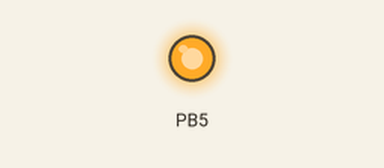
Simulated run of this program. Board: ATtiny85, built with avr-gcc and run on an emulated ATtiny85. On the bench: output pins drawn as LEDs (lit = HIGH).

Above: at 0.5 s.
At 5.0 s:
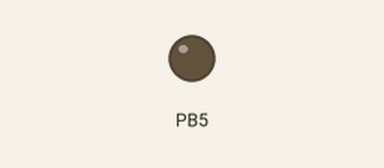
Timing chart, 0 to 6.9 s (numbered marks = the images above):
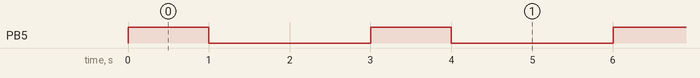

The program:

main.c
```c
/*
 * GPIO_REQ9.c
 *
 * Created: 1/18/2020 9:18:59 PM
 * Author : A_ayman
 */


#include "gpio.h"
#include "std_types.h"
#include "registers.h"
#include "led.h"
#include "softwareDelay.h"


void periodic_state_machine(void)
{
	static uint8_t machine_no=0;
	switch(machine_no)
	{
		case(0):
		Led_Off(LED_2);
		Led_On(LED_1);         // it means go..
		SwDelay_ms(1000);
		machine_no=1;
		break;
		case (1):
		Led_Off(LED_1);
		Led_On(LED_3);        // it means stop.
		SwDelay_ms(1000);
		machine_no=2;
		break;
		case (2):
		Led_Off(LED_3);
		Led_On(LED_2);
		SwDelay_ms(1000);     // it means get ready.
		machine_no=0;
		break;
		default:
		break;

	}


}


int main(void)
{
    /* Replace with your application code */
	Led_Init(LED_1);
	Led_Init(LED_2);
	Led_Init(LED_3);
    while (1)
    {
		periodic_state_machine();
    }
}
```

led.c
```c
/*
 * led.c
 *
 * Created: 1/18/2020 3:11:23 PM
 *  Author: A_ayman
 */

#include "led.h"
#include "gpio.h"
/* This function is used to configure the direction of the led Pins as OUTPUT*/
/* Based on gpioPinDirection function */
void Led_Init(En_LedNumber_t en_led_id)
{
	switch (en_led_id)
	{
		case LED_0:
		{
			gpioPinDirection(LED_0_GPIO, LED_0_BIT, OUTPUT);
			break;
		}
		case LED_1:
		{
			gpioPinDirection(LED_1_GPIO, LED_1_BIT, OUTPUT);
			break;
		}
		case LED_2:
		{
			gpioPinDirection(LED_2_GPIO, LED_2_BIT, OUTPUT);
			break;
		}
		case LED_3:
		{
			gpioPinDirection(LED_3_GPIO, LED_3_BIT, OUTPUT);
			break;
		}
		default :
		break;
	}
}

/* This function is implemented to choose which led we want to turn on by sending its number*/
/* Based on gpioPinwrite function with HIGH value*/
void Led_On(En_LedNumber_t en_led_id)
{
	switch (en_led_id)
	{
		case LED_0:
		{
			 gpioPinWrite(LED_0_GPIO,LED_0_BIT, HIGH);
			break;
		}
		case LED_1:
		{
			 gpioPinWrite(LED_1_GPIO,LED_1_BIT, HIGH);
			break;
		}
		case LED_2:
		{
			 gpioPinWrite(LED_2_GPIO,LED_2_BIT, HIGH);
			break;
		}
		case LED_3:
		{
			 gpioPinWrite(LED_3_GPIO,LED_3_BIT,HIGH);

			break;
		}
		default :
		break;
	}
}

/* This function is implemented to choose which led we want to turn off by sending its number*/
/* Based on gpioPinwrite function with LAW value*/
void Led_Off(En_LedNumber_t en_led_id)
{
	switch (en_led_id)
	{
		case LED_0:
		{
			gpioPinWrite(LED_0_GPIO,LED_0_BIT, LOW);
			break;
		}
		case LED_1:
		{
			gpioPinWrite(LED_1_GPIO,LED_1_BIT, LOW);
			break;
		}
		case LED_2:
		{
			gpioPinWrite(LED_2_GPIO,LED_2_BIT, LOW);
			break;
		}
		case LED_3:
		{
			gpioPinWrite(LED_3_GPIO,LED_3_BIT,LOW);
			break;
		}
		default :
		break;
	}
}

/* This function is implemented to choose which led we want to toggle by sending its number*/
/* Based on gpioPinToggle function*/
void Led_Toggle(En_LedNumber_t en_led_id)
{
	switch (en_led_id)
	{
		case LED_0:
		{
			gpioPinToggle(LED_0_GPIO,LED_0_BIT);
			break;
		}
		case LED_1:
		{
			gpioPinToggle(LED_1_GPIO,LED_1_BIT);
			break;
		}
		case LED_2:
		{
			gpioPinToggle(LED_2_GPIO,LED_2_BIT);
			break;
		}
		case LED_3:
		{
			gpioPinToggle(LED_3_GPIO,LED_3_BIT);
			break;
		}
		default :
		break;
	}
}
```

led.h
```c
 /*
 * led.h
 *
 *  Created on: Oct 21, 2019
 *      Author: Sprints
 */

#ifndef LED_H_
#define LED_H_

#include "gpio.h"
#include "std_types.h"
#include "ledConfig.h"

typedef enum En_LedNumber_t{
	LED_0,
	LED_1,
	LED_2,
	LED_3
}En_LedNumber_t;

/**
 * Description: Initialize the LED_x (where x 0, 1, 2, 3) as output
 * @param led_id: The led to be initialized and it takes
 * 				  one of the enum (En_LedNumber_t) parameters
 *
 */
void Led_Init(En_LedNumber_t en_led_id);
/**
 * Description: Change the LED_x state (where x 0, 1, 2, 3) to be on
 * @param led_id: The led to be initialized and it takes
 * 				  one of the enum (En_LedNumber_t) parameters
 *
 */
void Led_On(En_LedNumber_t en_led_id);
/**
 * Description: Change the LED_x state (where x 0, 1, 2, 3) to be off
 * @param led_id: The led to be initialized and it takes
 * 				  one of the enum (En_LedNumber_t) parameters
 *
 */
void Led_Off(En_LedNumber_t en_led_id);
/**
 * Description: Toggle the LED_x state (where x 0, 1, 2, 3)
 * @param led_id: The led to be initialized and it takes
 * 				  one of the enum (En_LedNumber_t) parameters
 *
 */
void Led_Toggle(En_LedNumber_t en_led_id);


#endif /* LED_H_ */
```

softwareDelay.c
```c
/*
 * softwareDelay.c
 *
 * Created: 1/18/2020 2:48:30 PM
 *  Author: A_ayman
 */
#include "softwareDelay.h"

void SwDelay_ms(uint32_t n)
{
	/*/ this function will give you a delay of 1 ms if your frequency is 8 MHZ  */
	/*	                                   of 2 ms if your frequency is 4 MHZ    */
	/*  for each n delay it will give you n ms */
   /* the value of internal_iteration_NO may be less than or greater than the value i choose */
	/* because of the context switching between functions and how much time does it take. */
	/*
	/*/
	volatile uint32_t z=0;
   uint16_t j=0;
	uint32_t i=0;

	for(i=0; i<n;i++)
	{
		for( j=0; j<internal_iteration_NO;j++) //the number of internal iteration related to the kindd of the command and how many cycles does it take.
		{
			z++; //it can be any instruction Just for not making the compiler ignore the loop.

		}
	}
}
```

softwareDelay.h
```c
/*
 * softwareDelay.h
 *
 * Created: 1/18/2020 4:05:17 PM
 *  Author: A_ayman
 */
#include "std_types.h"

#ifndef SOFTWAREDELAY_H_
#define SOFTWAREDELAY_H_
#define internal_iteration_NO 333
void SwDelay_ms(uint32_t n);


#endif /* SOFTWAREDELAY_H_ */
```

ledConfig.h
```c
/*
 * ledConfig.h
 *
 *  Created on: Oct 21, 2019
 *      Author: Sprints
 */

#ifndef LEDCONFIG_H_
#define LEDCONFIG_H_

#include "gpio.h"

/*
 * This macro define the maximum used leds
 */
#define LED_MAX_NUM	(4)

/*
 * LED_x_GPIO and LED_x_BIT
 * where x is the led identifier
 */
#define LED_0_GPIO	(GPIOB)
#define LED_0_BIT	(BIT4)

#define LED_1_GPIO	(GPIOB)
#define LED_1_BIT	(BIT5)

#define LED_2_GPIO	(GPIOB)
#define LED_2_BIT	(BIT6)

#define LED_3_GPIO	(GPIOB)
#define LED_3_BIT	(BIT7)


#endif /* LEDCONFIG_H_ */
```

gpio.c
```c
/*
 * gpio.c
 *
 * Created: 1/18/2020 12:42:37 AM
 *  Author: A_ayman
 * Latest version.
 */
#include "gpio.h"
#include "registers.h"

/* This function determines the PORTx Direction either INPUT or OUTPUT by assigning that value to the PORTx DIR*/
void gpioPortDirection(uint8_t u8_port, uint8_t u8_direction)
{
	 switch(u8_port)
	 {
		 case GPIOA: PORTA_DIR = u8_direction;break;
		 case GPIOB: PORTB_DIR = u8_direction;break;
		 case GPIOC: PORTC_DIR = u8_direction;break;
		 case GPIOD: PORTD_DIR = u8_direction;break;
		 default: break;
	 }
}

/* This function assign the PORTx Data with the desired value */

void gpioPortWrite(uint8_t u8_port, uint8_t u8_value)
{
	switch(u8_port)
	{
		case GPIOA: PORTA_DATA = u8_value;break;
		case GPIOB: PORTB_DATA = u8_value;break;
		case GPIOC: PORTC_DATA = u8_value;break;
		case GPIOD: PORTD_DATA = u8_value;break;
		default:break;
	}
}

/* This function toggling the PORTx DATA by XORing the value of the PORTx DATA with 0xff */

void gpioPortToggle(uint8_t u8_port)
{
	switch(u8_port)
	{
		case GPIOA: PORTA_DATA ^= (0xff);break;
		case GPIOB: PORTB_DATA ^= (0xff);break;
		case GPIOC: PORTC_DATA ^= (0xff);break;
		case GPIOD: PORTD_DATA ^= (0xff);break;
		default: break;
	}
}

/* This function only get the stored value in the PORTx PIN and returns it */

uint8_t gpioPortRead(uint8_t u8_port)
{
	uint8_t port_value=-1;
	switch(u8_port)
	{
		case GPIOA: port_value = PORTA_PIN;break;
		case GPIOB: port_value = PORTB_PIN;break;
		case GPIOC: port_value = PORTC_PIN;break;
		case GPIOD: port_value = PORTD_PIN;break;
		default: break;
	}
	return port_value;
}

/* This function determine the direction of a specific Pin or pins by ANDing the PORTx Direction with NOT Pins Mask if the Required Direction is INPUT */
/* and ORing the PORTx Direction with Pins Mask if the Required Direction is OUTPUT */

void gpioPinDirection(uint8_t u8_port, uint8_t u8_pins, uint8_t u8_direction)
{
	if( u8_direction == INPUT)
	{
		switch(u8_port)
		{
			case GPIOA: PORTA_DIR &= ~(u8_pins);break;
			case GPIOB: PORTB_DIR &= ~(u8_pins);break;
			case GPIOC: PORTC_DIR &= ~(u8_pins);break;
			case GPIOD: PORTD_DIR &= ~(u8_pins);break;
			default: break;
		}
	}

	else if( u8_direction == OUTPUT)
	{
		switch(u8_port)
		{
			case GPIOA: PORTA_DIR |= (u8_pins);break;
			case GPIOB: PORTB_DIR |= (u8_pins);break;
			case GPIOC: PORTC_DIR |= (u8_pins);break;
			case GPIOD: PORTD_DIR |= (u8_pins);break;
			default: break;
		}
	}
}

/* This function based on clearing the required Pins int the port by ANDing the PORTx DATA with NOT Pin mask*/
/* After that we make sure of the value by ANDing the Pin Mask with the desired value*/
/* Finally ORing PORTx DATA with the value*/
void gpioPinWrite(uint8_t u8_port, uint8_t u8_pins, uint8_t u8_value)
{
	uint8_t temp_reg;
	switch(u8_port)
	{
		case GPIOA:
		{
			 temp_reg = PORTA_DATA & ~(u8_pins);
			 u8_value = (u8_pins & u8_value);
			 PORTA_DATA = temp_reg |u8_value ;
			 break;
		}
		case GPIOB:
		{
			temp_reg = PORTB_DATA & ~(u8_pins);
			u8_value = (u8_pins & u8_value);
			PORTB_DATA = temp_reg | ( u8_value);
			break;
		}
		case GPIOC:
		{
			temp_reg = PORTC_DATA & ~(u8_pins);
			u8_value = (u8_pins & u8_value);
			PORTC_DATA = temp_reg | ( u8_value);
			break;
		}
		case GPIOD:
		{
			temp_reg = PORTD_DATA & ~(u8_pins);
			u8_value =(u8_pins & u8_value);
			PORTD_DATA = temp_reg | (u8_value);
			break;
		}
		default: break;
	}
}
/* When you XORing PORTx DATA value withe the required Pin to toggle, that changes only the value of the required Pin*/
void gpioPinToggle(uint8_t u8_port, uint8_t u8_pins)
{
	switch(u8_port)
	{
		case GPIOA: PORTA_DATA ^= u8_pins;break;
		case GPIOB: PORTB_DATA ^= u8_pins;break;
		case GPIOC: PORTC_DATA ^= u8_pins;break;
		case GPIOD: PORTD_DATA ^= u8_pins;break;
		default: break;
	}
}

/* When you anding PORTx PIN value withe the required Pin to read it returns either 0 or pin number*/
/* we consider 0 as Low and any other value as High*/
uint8_t gpioPinRead(uint8_t u8_port, uint8_t u8_pin)
{
	uint8_t u8_pin_value=-1;
	switch(u8_port)
	{
		case GPIOA: u8_pin_value = (PORTA_PIN & u8_pin);break;
		case GPIOB: u8_pin_value = (PORTB_PIN & u8_pin);break;
		case GPIOC: u8_pin_value = (PORTC_PIN & u8_pin);break;
		case GPIOD: u8_pin_value = (PORTD_PIN & u8_pin);break;
		default:break;
	}
	if(u8_pin_value == 0)
		return LOW;
	else
		return HIGH;
}
```

gpio.h
```c
/*
 * gpio.h
 *
 *  Created on: Oct 21, 2019
 *      Author: Sprints
 */

#ifndef GPIO_H_
#define GPIO_H_

#include "std_types.h"
#include "registers.h"


#define GPIOA	0
#define GPIOB	1
#define GPIOC	2
#define GPIOD	3

/************************************************************************/
/*				 Enum for defining bit numbers                          */
/************************************************************************/
typedef enum EN_bits_t
{
	BIT0 = 0x01,	// defines BIT0 in a register
	BIT1 = 0x02,	// defines BIT1 in a register
	BIT2 = 0x04,	// defines BIT2 in a register
	BIT3 = 0x08,	// defines BIT3 in a register
	BIT4 = 0x10,	// defines BIT4 in a register
	BIT5 = 0x20,	// defines BIT5 in a register
	BIT6 = 0x40,	// defines BIT6 in a register
	BIT7 = 0x80,	// defines BIT7 in a register
}EN_bits_t;

#define INPUT	(0)
#define OUTPUT	(0xFF)

/************************************************************************/
/*				 GPIO functions' prototypes	                            */
/************************************************************************/

/*===========================PORT Control===============================*/
/**
 * Description: set port direction (which is DDR register)
 * @param port: portID and takes the following values
 * 				- 0 -> GPIOA
 * 				- 1 -> GPIOB
 * 				- 2 -> GPIOC
 * 				- 3 -> GPIOD
 *
 * @param direction: set the port direction and takes the following values
 * 				- 0x00 -> Input
 * 				- 0xff -> Output
 */
void gpioPortDirection(uint8_t u8_port, uint8_t u8_direction);

/**
 * Description: set the port value (which is PORT register)
 * @param port: portID and takes the following values
 * 				- 0 -> GPIOA
 * 				- 1 -> GPIOB
 * 				- 2 -> GPIOC
 * 				- 3 -> GPIOD
 * @param value: set the port value and takes the following values
 * 				- 0x00 -> Low
 * 				- 0xff -> High
 */
void gpioPortWrite(uint8_t u8_port, uint8_t u8_value);

/**
 * Description: toggle the port value (which is PORT register)
 * @param port: portID and takes the following values
 * 				- 0 -> GPIOA
 * 				- 1 -> GPIOB
 * 				- 2 -> GPIOC
 * 				- 3 -> GPIOD
 */
void gpioPortToggle(uint8_t u8_port);

/**
 * Description: read the current port value
 * @param port: portID and takes the following values
 * 				- 0 -> GPIOA
 * 				- 1 -> GPIOB
 * 				- 2 -> GPIOC
 * 				- 3 -> GPIOD
 * @return
 */
uint8_t gpioPortRead(uint8_t u8_port);

/*===========================PIN Control===============================*/
/**
 * Description: set selected pins (more than one pin [ORed]) direction
 *
 * @param port: portID and takes the following values
 * 				- 0 -> GPIOA
 * 				- 1 -> GPIOB
 * 				- 2 -> GPIOC
 * 				- 3 -> GPIOD
 * @param pins: the selected pins the user need to set its direction and takes
 * 				any member from the enum EN_bits:
 * 				- BIT0
 * 				- BIT1
 * 				- BIT2
 * 				- BIT3
 * 				- BIT4
 * 				- BIT5
 * 				- BIT6
 * 				- BIT7
 *
 * @param direction: set the pins direction and takes the following values
 * 				- 0x00 -> Input
 * 				- 0xff -> Output
 */
void gpioPinDirection(uint8_t u8_port, uint8_t u8_pins, uint8_t u8_direction);

/**
 * Description: set selected pins (more than one pin [ORed]) values
 * @param port: portID and takes the following values
 * 				- 0 -> GPIOA
 * 				- 1 -> GPIOB
 * 				- 2 -> GPIOC
 * 				- 3 -> GPIOD
 * @param pins: the selected pins the user need to write its values and takes
 * 				any member from the enum EN_bits:
 * 				- BIT0
 * 				- BIT1
 * 				- BIT2
 * 				- BIT3
 * 				- BIT4
 * 				- BIT5
 * 				- BIT6
 * 				- BIT7
 * @param value
 */
void gpioPinWrite(uint8_t u8_port, uint8_t u8_pins, uint8_t u8_value);

/**
 * Description: toggle selected pin (only one pin) direction
 * @param port: portID and takes the following values
 * 				- 0 -> GPIOA
 * 				- 1 -> GPIOB
 * 				- 2 -> GPIOC
 * 				- 3 -> GPIOD
 * @param pins: the selected pin the user need to toggle it's value and takes
 * 				only one member from the enum EN_bits:
 * 				- BIT0
 * 				- BIT1
 * 				- BIT2
 * 				- BIT3
 * 				- BIT4
 * 				- BIT5
 * 				- BIT6
 * 				- BIT7
 */
void gpioPinToggle(uint8_t u8_port, uint8_t u8_pins);

/**
 * Description: read selected pin (only one pin) direction
 * @param port: portID and takes the following values
 * 				- 0 -> GPIOA
 * 				- 1 -> GPIOB
 * 				- 2 -> GPIOC
 * 				- 3 -> GPIOD
 *
 * @param pin: the selected pin the user need to read it's value and takes
 * 				only one member from the enum EN_bits:
 * 				- BIT0
 * 				- BIT1
 * 				- BIT2
 * 				- BIT3
 * 				- BIT4
 * 				- BIT5
 * 				- BIT6
 * 				- BIT7
 * @return
 */
uint8_t gpioPinRead(uint8_t u8_port, uint8_t u8_pin);


#endif /* GPIO_H_ */
```

registers.h
```c
/*
 * registers.h
 *
 *  Created on: Oct 21, 2019
 *      Author: Sprints
 */

#ifndef REGISTERS_H_
#define REGISTERS_H_
#include "std_types.h"

/*
 * General Registers
 */
#define MCUCR	(*(reg_type8_t)(0x55))
#define MCUCSR	(*(reg_type8_t)(0x54))
#define GICR	(*(reg_type8_t)(0x5B))
#define GIFR	(*(reg_type8_t)(0x5A))

/*
 * PORTx registers
 */

#define PORTA_DATA	(*(reg_type8_t)(0x3B))
#define PORTA_DIR	(*(reg_type8_t)(0x3A))
#define PORTA_PIN	(*(reg_type8_t)(0x39))

#define PORTB_DATA 	(*(reg_type8_t)(0x38))
#define PORTB_DIR  	(*(reg_type8_t)(0x37))
#define PORTB_PIN	(*(reg_type8_t)(0x36))

#define PORTC_DATA 	(*(reg_type8_t)(0x35))
#define PORTC_DIR  	(*(reg_type8_t)(0x34))
#define PORTC_PIN	(*(reg_type8_t)(0x33))


#define PORTD_DATA 	(*(reg_type8_t)(0x32))
#define PORTD_DIR  	(*(reg_type8_t)(0x31))
#define PORTD_PIN	(*(reg_type8_t)(0x30))


/*
 * General Timer registers
 */
#define TIMSK	(*(reg_type8_t)(0x59))
#define TIFR	(*(reg_type8_t)(0x58))


/*
 * Timer 0 Registers
 */

#define TCCR0	(*(reg_type8_t)(0x53))
#define TCNT0	(*(reg_type8_t)(0x52))
#define OCR0	(*(reg_type8_t)(0x5C))


/*
 * Timer 1 Registers
 */

#define TCCR1A		(*(reg_type8_t)(0x4F))
#define TCCR1B		(*(reg_type8_t)(0x4E))
#define TCCR1		(*(reg_type8_t)(0x4E))
#define TCNT1H		(*(reg_type8_t)(0x4D))
#define TCNT1L		(*(reg_type8_t)(0x4C))
#define TCNT1		(*(reg_type16_t)(0x4C))
#define OCR1AH		(*(reg_type8_t)(0x4B))
#define OCR1AL		(*(reg_type8_t)(0x4A))
#define OCR1A		(*(reg_type16_t)(0x4A))
#define OCR1BH		(*(reg_type8_t)(0x49))
#define OCR1BL		(*(reg_type8_t)(0x48))
#define OCR1B		(*(reg_type16_t)(0x48))
#define ICR1H		(*(reg_type8_t)(0x47))
#define ICR1L		(*(reg_type8_t)(0x46))
#define ICR1		(*(reg_type16_t)(0x46))


/*
 * Timer 2 Registers
 */
#define TCCR2		(*(reg_type8_t)(0x45))
#define TCNT2		(*(reg_type8_t)(0x44))
#define OCR2		(*(reg_type8_t)(0x43)


#endif /* REGISTERS_H_ */
```

std_types.h
```c
/*
 * std_types.h
 *
 *  Created on: Oct 21, 2019
 *      Author: Sprints
 */

#ifndef STD_TYPES_H_
#define STD_TYPES_H_


/************************************************************************/
/*                   typedefs for standard types                        */
/************************************************************************/

#define NULL	((void *)0)

typedef unsigned char uint8_t;
typedef unsigned int uint16_t;
typedef unsigned long int uint32_t;
typedef unsigned long long uint64_t;
typedef signed char sint8_t;
typedef signed int sint16_t;
typedef signed long int sint32_t;
typedef signed long long sint64_t;
typedef volatile uint8_t* const reg_type8_t;
typedef volatile uint16_t* const reg_type16_t;


/************************************************************************/
/*				 		defining boolean values                         */
/************************************************************************/
#define FALSE 	0	// defines boolean false
#define TRUE 	1	// defines boolean true


/************************************************************************/
/*						 LOW/HIGH defines                               */
/************************************************************************/
#define LOW  0		// defines LOW value for a bit
#define HIGH 0xFF	// defines HIGH value for a bit

#endif /* STD_TYPES_H_ */
```

Measured:
- by itself, PB5: alternates HIGH for 1.0 s and LOW for 2.0 s
